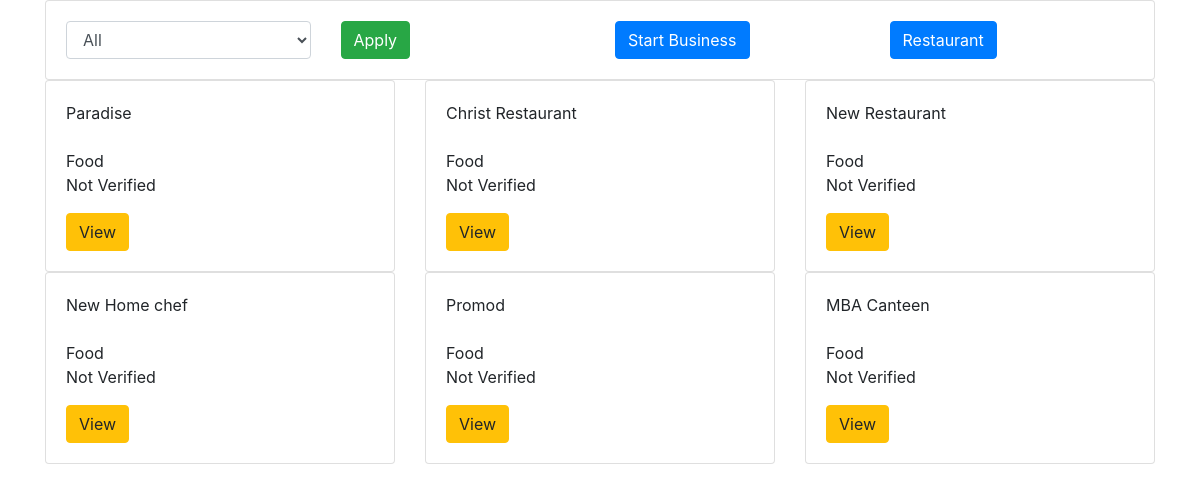
The app's page /searching/ with its own data.
### cc/models.py (models this page shows, shortened)
class businessReg(models.Model):
	owner=models.ForeignKey(User,blank=True, null=True, on_delete=models.CASCADE)
	busChoice = [
	('Travel', 'Travel'),
	('Food', 'Food'),
	('Tutions', 'Tutions'),
	('Sports', 'Sports'),
	]
	category=models.CharField(choices=busChoice, default='', max_length=100)
	businessname=models.CharField(max_length=100, blank=True, null=True)
	address=models.ForeignKey(Area, on_delete=models.SET_NULL, null=True, blank=True)
	verified = models.BooleanField(default=False)
	caption = models.CharField(max_length=200, blank=True, null=True)
	business_logo = models.ImageField(upload_to='business_reg_pics', blank=True, null=True)
	class Meta:
		unique_together = ('owner','businessname','address','category')

### cc/views.py (the view)
# urls.py: path('searching/',views.searching,name ='searching'),
def searching(request):
	search_objects=businessReg.objects.all()
	category_name=request.GET.get('category_name')
	if category_name != '' and category_name is not None:
		search_objects=search_objects.filter(category__icontains=category_name)
	return render(request,'basic/business_search.html',{'search_object':search_objects})

### cc/templates/basic/business_search.html (shortened to what this page needs)
<!DOCTYPE html>
<html lang="en">
<head>
    <link rel="stylesheet" href="https://maxcdn.bootstrapcdn.com/bootstrap/4.0.0/css/bootstrap.min.css">
</head>
<body>
    <div class="container">
        <div class="row">
            <div class="col-md-12">
                <form class="card card-sm">
                    <div class="card-body row no gutters align-items-center">
                        <div class="col">
                            <select id="cars" name="category_name" class="form-control form-control-borderless">
                                <option value="">All</option>
</select>
                        </div>
                        <div class="col">
                            <button class="btn btn-success" type="submit">Apply</button>
                        </div>
                        <div class="col">
                            <a href="{% url 'cc:busReg' %}" class="btn btn-primary">Start Business</a>
                        </div>
                         <div class="col">
                            <a href="{% url 'cc:hotelhome' %}" class="btn btn-primary">Restaurant</a>
                        </div>
                    </div>
                </form>
            </div>
        </div>
    </div>
    <div class="container">
        <div class="row">
            {% for srch in search_object %}
            <div class="col-md-4">
                <div class="card">
                    <div class="card-body">
                        <div class="class-title">
                            {{srch.businessname}}
                        </div>
                    <div class="class-text">
                       {{srch.name}}<br>
                       {{srch.category}}
                    </div>
                    {% if srch.verified %}
                    Verified <br>
                    {% else %}
                    <p>Not Verified</p>
                    {% endif %}
                    <a href="{% url 'cc:detail' id=srch.id %}" class="btn btn-warning">View</a>
                    </div>
                </div>
            </div>
            {% endfor %}
        </div>
    </div>
</body>
</html>

### records on screen
businessReg: businessname "Paradise", category "Food", verified "Not Verified"
businessReg: businessname "Christ Restaurant", category "Food", verified "Not Verified"
businessReg: businessname "New Restaurant", category "Food", verified "Not Verified"
businessReg: businessname "New Home chef", category "Food", verified "Not Verified"
businessReg: businessname "Promod", category "Food", verified "Not Verified"
businessReg: businessname "MBA Canteen", category "Food", verified "Not Verified"
